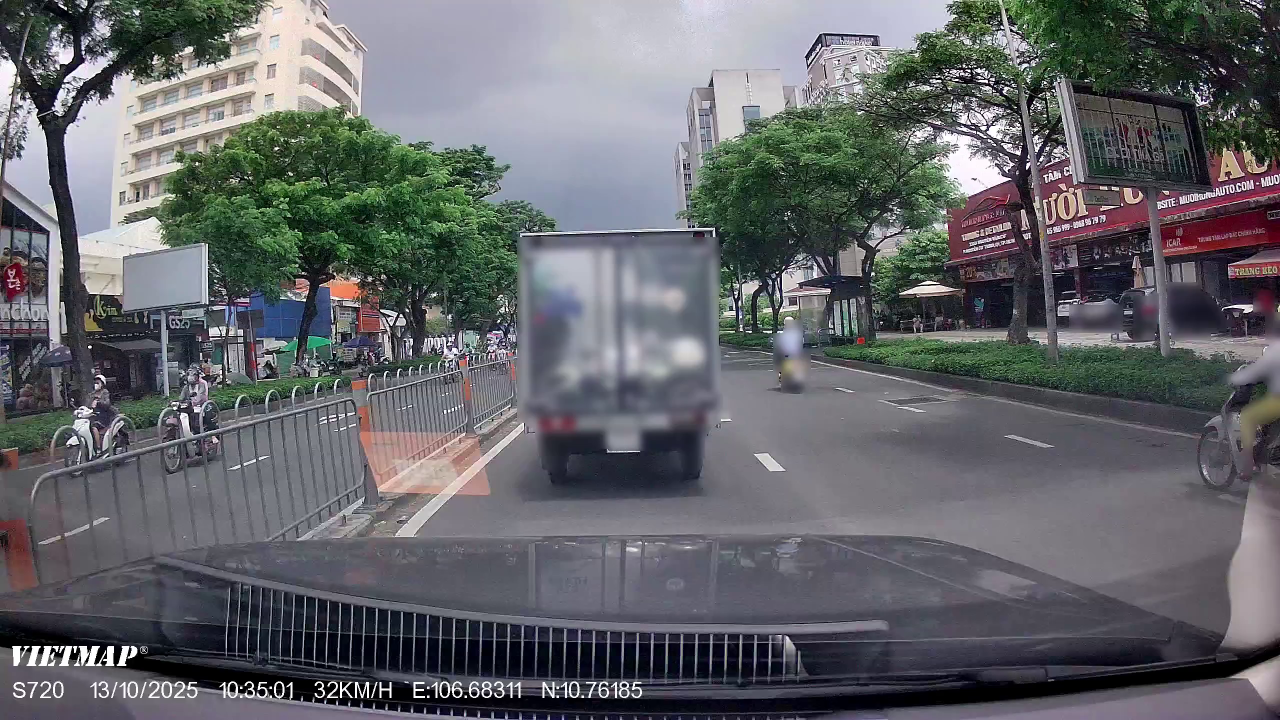
#> input picture keyframe_0.png, 2560 x 1440 px, given in place of b_1A4411H7RU_clip_009.mp4, which was not available (shown at 1/2 size)
$ python video_augmentation.py
#> lines starting #> are read from the running program, lines starting #| are printed output that depends on the picture
import cv2
import numpy as np
from pathlib import Path
from typing import Literal, Optional, Tuple
import os

class VideoEnvironmentalDegradation:
    """
    Apply environmental degradation effects to videos with gradual intensity changes.
    Supports: rain, snow, fog, darkness, motion_blur, and combined effects.
    """

    def __init__(self):
        self.supported_effects = ['rain', 'snow', 'fog', 'darkness', 'motion_blur', 'combined']

    # [74 lines left out: functions _add_rain, _add_snow, _add_fog, not called in this run]

    def _add_darkness(self, frame: np.ndarray, intensity: float) -> np.ndarray:
        """Reduce brightness with given intensity (0.0 to 1.0)"""
        if intensity <= 0:
            return frame

        # Reduce brightness: intensity 0 = no change, intensity 1 = very dark
        brightness_factor = 1.0 - (intensity * 0.8)  # Keep at least 20% brightness
        darkened = (frame * brightness_factor).astype(np.uint8)

        return darkened

    # [31 lines left out: functions _add_motion_blur, _add_combined, not called in this run]

    def process_video(
        self,
        input_path: str,
        output_path: str,
        effect_type: Literal['rain', 'snow', 'fog', 'darkness', 'motion_blur', 'combined'] = 'rain',
        mode: Literal['gradual', 'consistent', 'segment'] = 'gradual',
        max_intensity: float = 1.0,
        segment_config: Optional[Tuple[float, float, float]] = None
    ) -> bool:
        """
        Apply environmental degradation to a video.

        Args:
            input_path: Path to input video file
            output_path: Path to output video file
            effect_type: Type of degradation effect
            mode: Degradation mode:
                - 'gradual': Intensity increases from 0 to max_intensity over video
                - 'consistent': Same intensity throughout (uses max_intensity)
                - 'segment': Different intensities for 3 segments (use segment_config)
            max_intensity: Maximum intensity (0.0 to 1.0)
            segment_config: Tuple of 3 intensities for segment mode (start, middle, end)

        Returns:
            True if successful, False otherwise
        """
#> called with input_path = 'SUTD/videos/b_1A4411H7RU_clip_009.mp4', output_path = 'output_dark.mp4', effect_type = 'darkness', mode = 'consistent', max_intensity = 0.6

        if effect_type not in self.supported_effects:
            print(f"Error: Unsupported effect type '{effect_type}'")
            print(f"Supported effects: {self.supported_effects}")
            return False

        # Open input video
        cap = cv2.VideoCapture(input_path)
        if not cap.isOpened():
            print(f"Error: Cannot open video file '{input_path}'")
            return False

        # Get video properties
        fps = int(cap.get(cv2.CAP_PROP_FPS))
        width = int(cap.get(cv2.CAP_PROP_FRAME_WIDTH))
        height = int(cap.get(cv2.CAP_PROP_FRAME_HEIGHT))
        total_frames = int(cap.get(cv2.CAP_PROP_FRAME_COUNT))
        fourcc = cv2.VideoWriter_fourcc(*'mp4v')

        print(f"Processing video: {input_path}")
        print(f"Properties: {width}x{height} @ {fps}fps, {total_frames} frames")
        print(f"Effect: {effect_type}, Mode: {mode}, Max intensity: {max_intensity}")

        # Create output video writer
        out = cv2.VideoWriter(output_path, fourcc, fps, (width, height))

        if not out.isOpened():
            print(f"Error: Cannot create output video file '{output_path}'")
            cap.release()
            return False

        # Get effect function
        effect_func = getattr(self, f'_add_{effect_type}')

        # Process frames
        frame_idx = 0
        while True:
            ret, frame = cap.read()
#> frame is the input picture: shape (1440, 2560, 3); mean B, G, R 104.5, 100.6, 99.1
            if not ret:
                break

            # Calculate intensity based on mode
            if mode == 'gradual':
                # Linear progression from 0 to max_intensity
                intensity = (frame_idx / total_frames) * max_intensity

            elif mode == 'consistent':
                # Same intensity throughout
                intensity = max_intensity

            elif mode == 'segment':
                # Three segments with different intensities
                if segment_config is None:
                    segment_config = (0.0, 0.7, 0.3)  # Default: clean, heavy, light

                segment_size = total_frames // 3
                if frame_idx < segment_size:
                    intensity = segment_config[0]
                elif frame_idx < 2 * segment_size:
                    intensity = segment_config[1]
                else:
                    intensity = segment_config[2]

            # Apply effect
            degraded_frame = effect_func(frame, intensity)
#> in _add_darkness, `darkened = (frame * brightness_factor).astype(np.uint8)`:
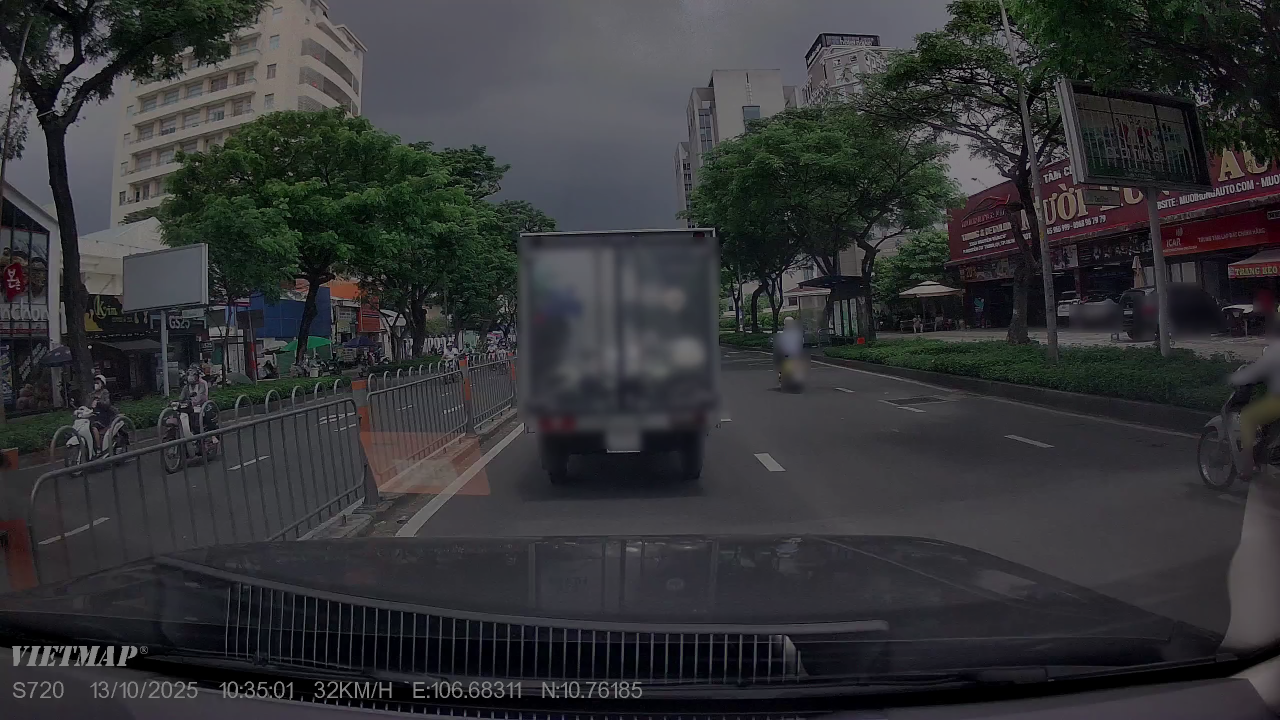
#> darkened: shape (1440, 2560, 3) (shown at 1/2 size); mean B, G, R 53.9, 51.8, 51.1

            # Write frame
            out.write(degraded_frame)

            frame_idx += 1

            # Progress indicator
            if frame_idx % 30 == 0:
                progress = (frame_idx / total_frames) * 100
                print(f"Progress: {progress:.1f}% ({frame_idx}/{total_frames} frames)", end='\r')

        # Cleanup
        cap.release()
        out.release()

        print(f"\nVideo processing complete! Output saved to: {output_path}")
        return True


# Example usage functions
# [10 lines left out: function example_gradual_rain, not called in this run]

def example_consistent_darkness(input_video: str, output_video: str):
    """Apply consistent darkness throughout video"""
    degrader = VideoEnvironmentalDegradation()
    degrader.process_video(
        input_path=input_video,
        output_path=output_video,
        effect_type='darkness',
        mode='consistent',
        max_intensity=0.6
    )

# [65 lines left out: functions example_segment_effects, example_combined_effects, batch_process_videos, not called in this run]


if __name__ == "__main__":
    # Example usage
    print("Video Environmental Degradation Tool")
    print("=" * 50)
    print("\nExample 1: Gradual rain effect")
    # example_gradual_rain('SUTD/videos/b_1a4411B7sb_clip_005.mp4', 'output_rain.mp4')

    print("\nExample 2: Consistent darkness")
    example_consistent_darkness('SUTD/videos/b_1A4411H7RU_clip_009.mp4', 'output_dark.mp4')

    print("\nExample 3: Segment-based fog")
    print("example_segment_effects('input.mp4', 'output_fog.mp4')")

    print("\nExample 4: Combined effects")
    print("example_combined_effects('input.mp4', 'output_combined.mp4')")

    print("\nExample 5: Batch processing")
    print("batch_process_videos('input_videos/', 'output_videos/', 'snow', 'gradual')")

$ run again, on keyframe_1.png
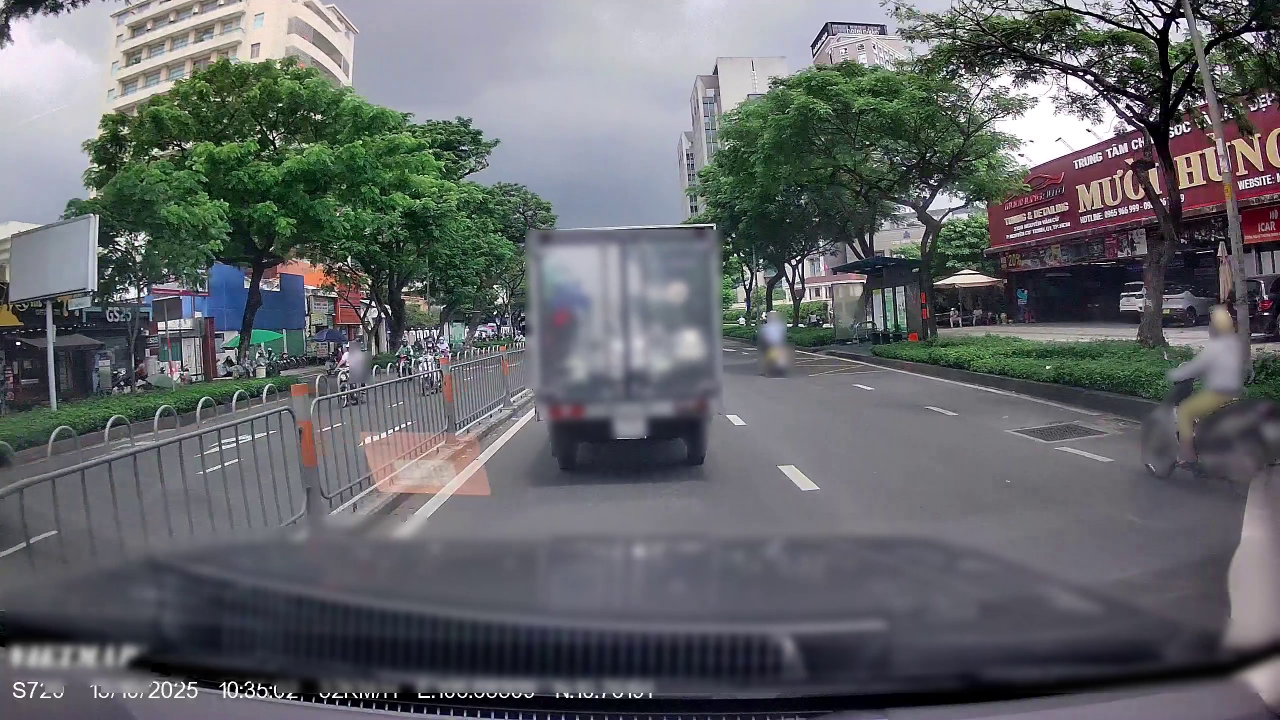
#> input picture keyframe_1.png, 2560 x 1440 px, given in place of b_1A4411H7RU_clip_009.mp4, which was not available (shown at 1/2 size)
#> in process_video, frame is the input picture: shape (1440, 2560, 3); mean B, G, R 104.8, 101.7, 99.4
#> in _add_darkness, `darkened = (frame * brightness_factor).astype(np.uint8)`:
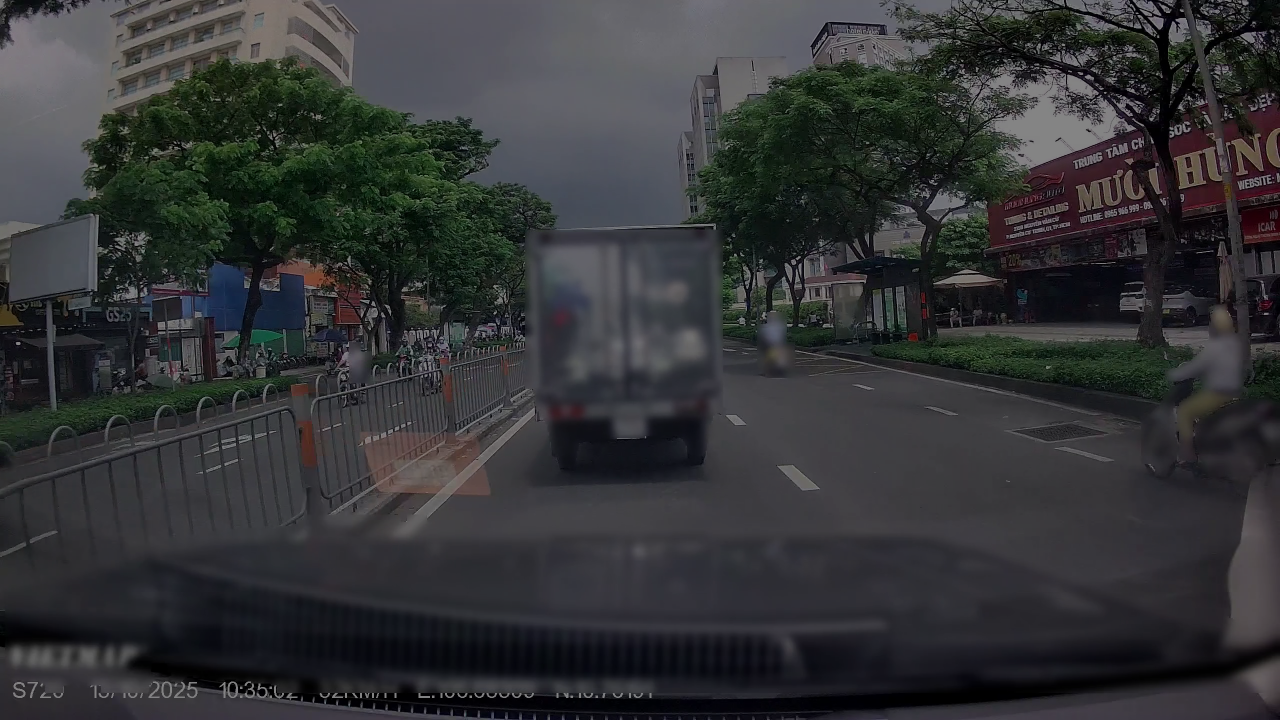
#> darkened: shape (1440, 2560, 3) (shown at 1/2 size); mean B, G, R 54, 52.4, 51.2

$ run again, on keyframe_2.png
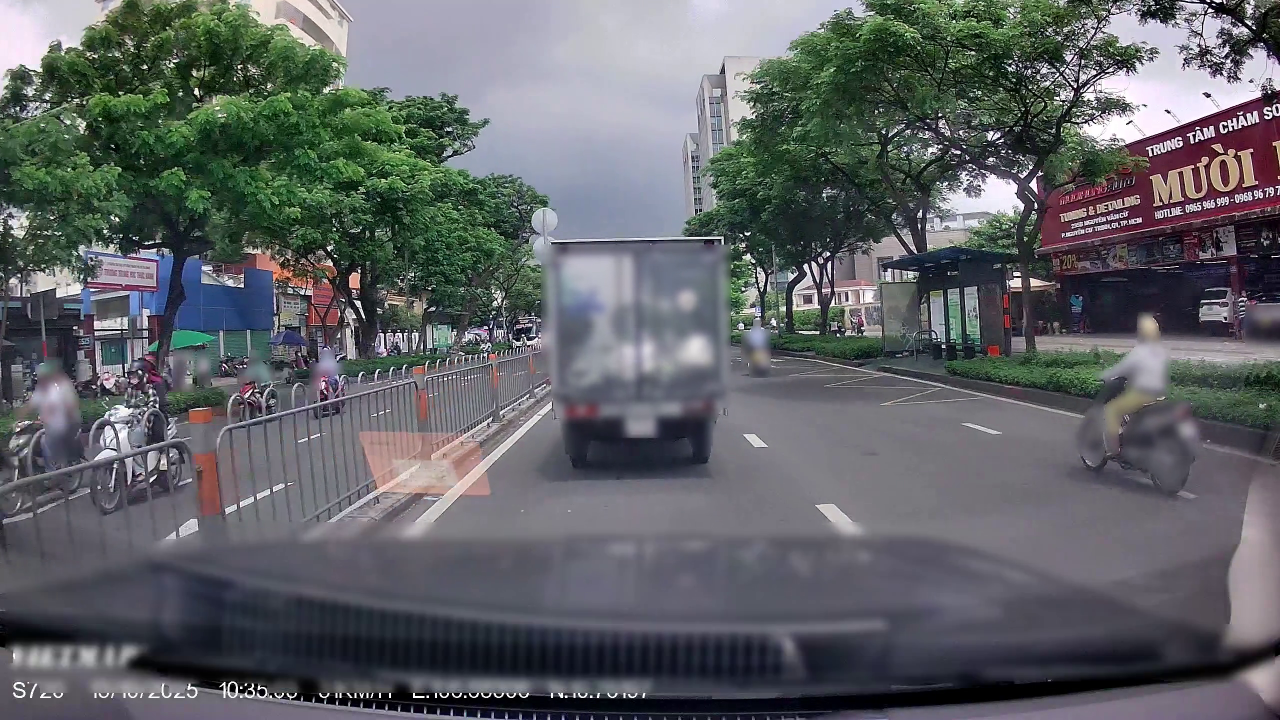
#> input picture keyframe_2.png, 2560 x 1440 px, given in place of b_1A4411H7RU_clip_009.mp4, which was not available (shown at 1/2 size)
#> in process_video, frame is the input picture: shape (1440, 2560, 3); mean B, G, R 101, 97.7, 94.9
#> in _add_darkness, `darkened = (frame * brightness_factor).astype(np.uint8)`:
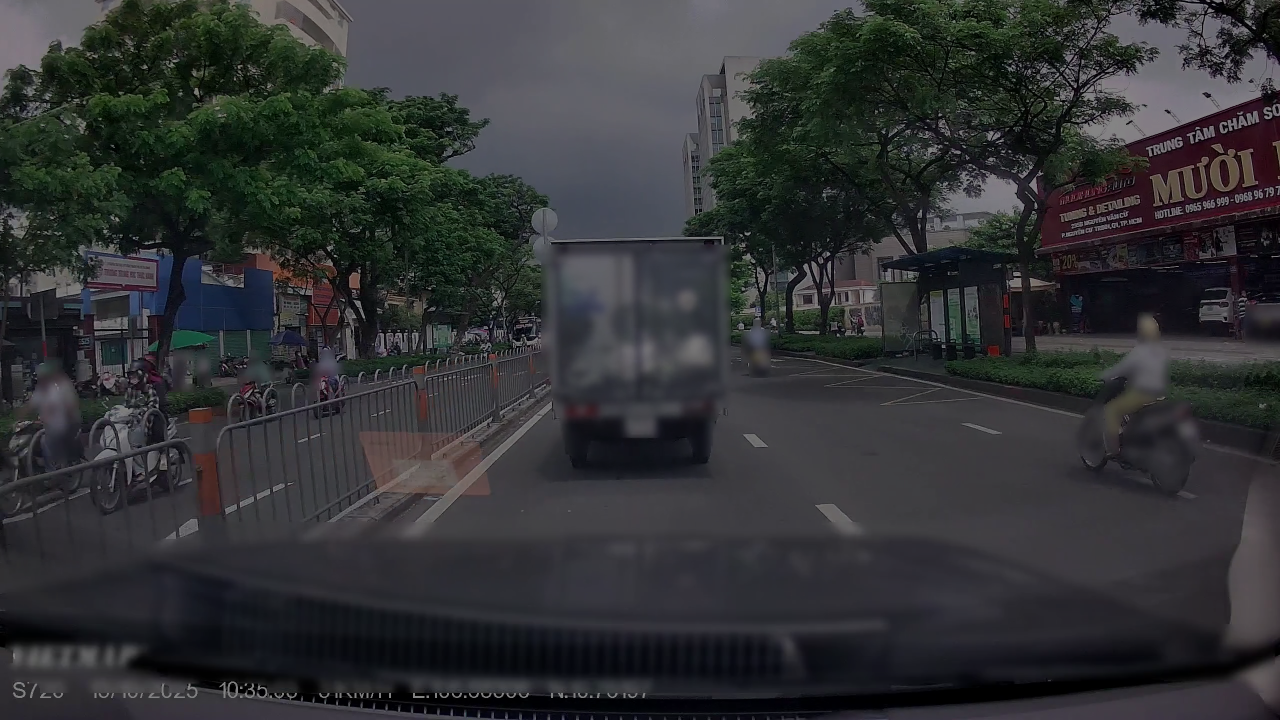
#> darkened: shape (1440, 2560, 3) (shown at 1/2 size); mean B, G, R 52, 50.3, 48.9

$ run again, on keyframe_3.png
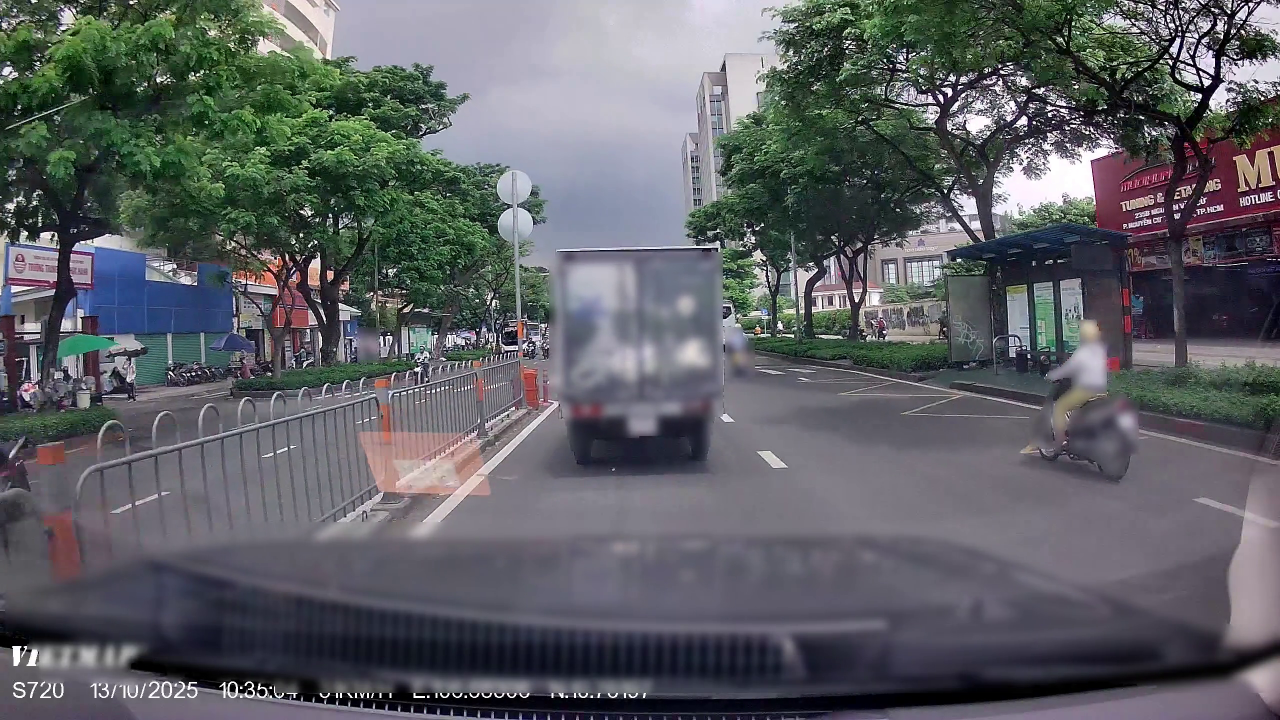
#> input picture keyframe_3.png, 2560 x 1440 px, given in place of b_1A4411H7RU_clip_009.mp4, which was not available (shown at 1/2 size)
#> in process_video, frame is the input picture: shape (1440, 2560, 3); mean B, G, R 99.5, 95.3, 93.1
#> in _add_darkness, `darkened = (frame * brightness_factor).astype(np.uint8)`:
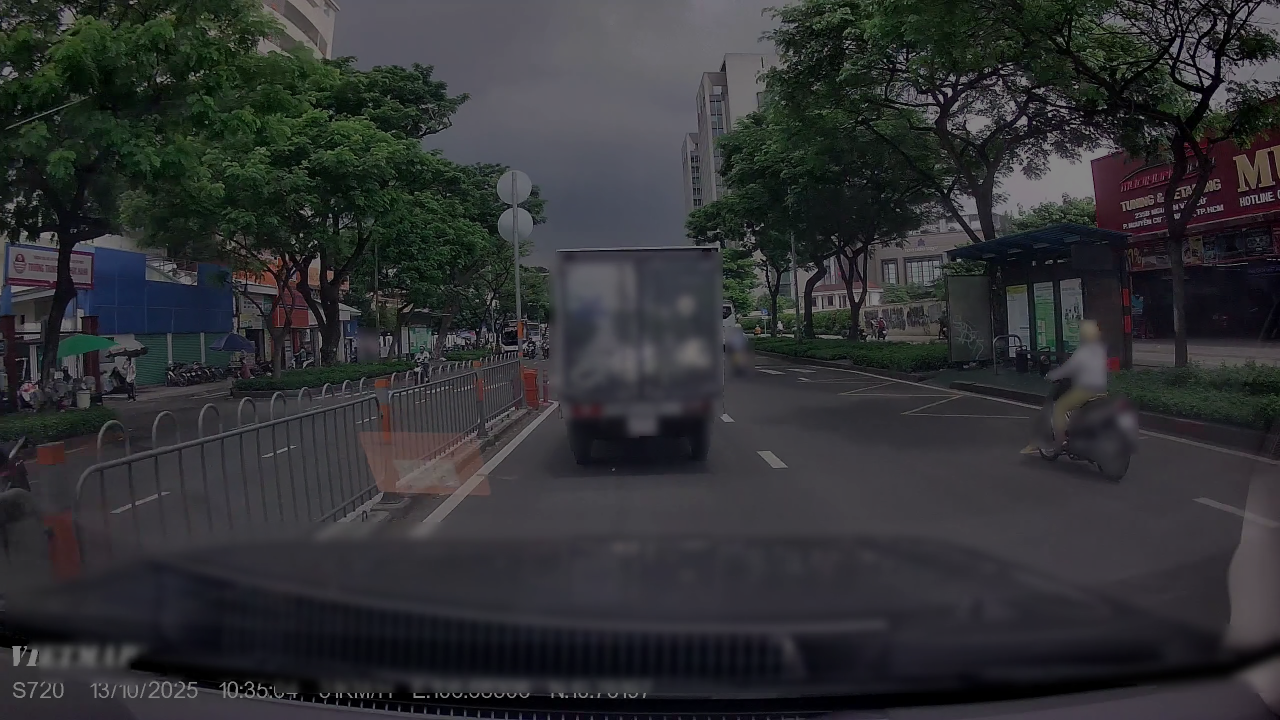
#> darkened: shape (1440, 2560, 3) (shown at 1/2 size); mean B, G, R 51.3, 49.1, 47.9
